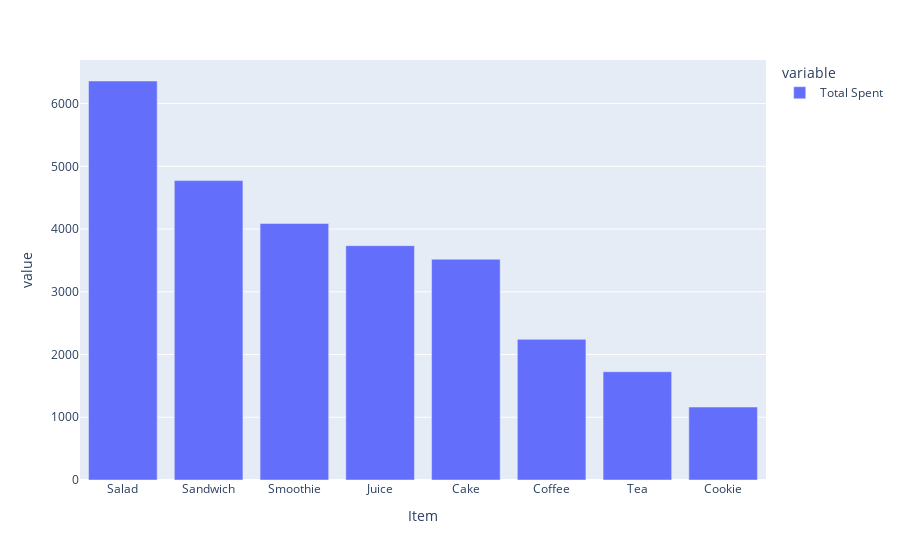

Notebook code for this chart:
### Code cell
px.bar(df.groupby(df["Item"])["Total Spent"].sum().astype(int).sort_values(ascending=False))

### Figure 1 — Plotly figure (JSON) as saved in the notebook; plotly's stock layout.template omitted (floating-point values rounded to 4 significant figures)
{"data": [{"alignmentgroup": "True", "hovertemplate": "variable=Total Spent<br>Item=%{x}<br>value=%{y}<extra></extra>", "legendgroup": "Total Spent", "marker": {"color": "#636efa", "pattern": {"shape": ""}}, "name": "Total Spent", "offsetgroup": "Total Spent", "orientation": "v", "showlegend": true, "textposition": "auto", "type": "bar", "x": ["Salad", "Sandwich", "Smoothie", "Juice", "Cake", "Coffee", "Tea", "Cookie"], "xaxis": "x", "y": [6360, 4772, 4088, 3735, 3519, 2242, 1726, 1163], "yaxis": "y"}], "layout": {"barmode": "relative", "legend": {"title": {"text": "variable"}, "tracegroupgap": 0}, "margin": {"t": 60}, "xaxis": {"anchor": "y", "domain": [0, 1], "title": {"text": "Item"}}, "yaxis": {"anchor": "x", "domain": [0, 1], "title": {"text": "value"}}}}
